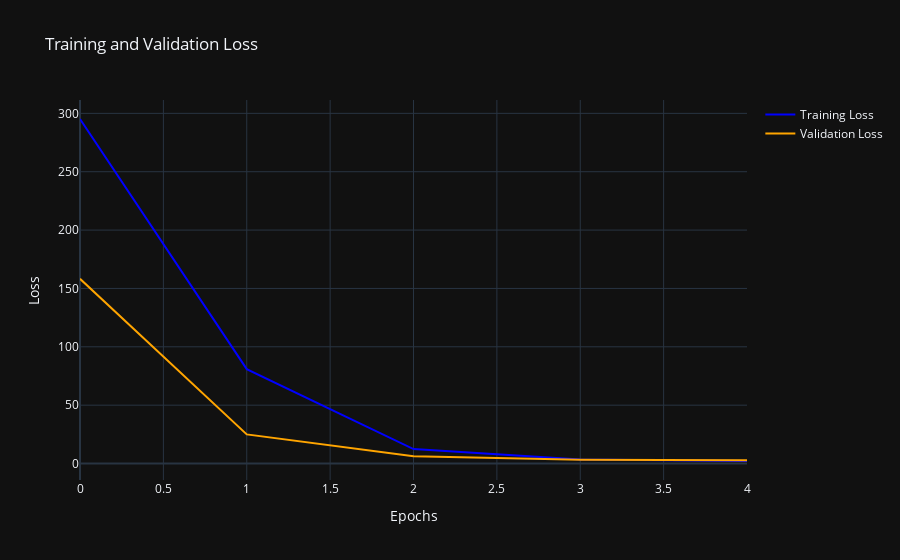
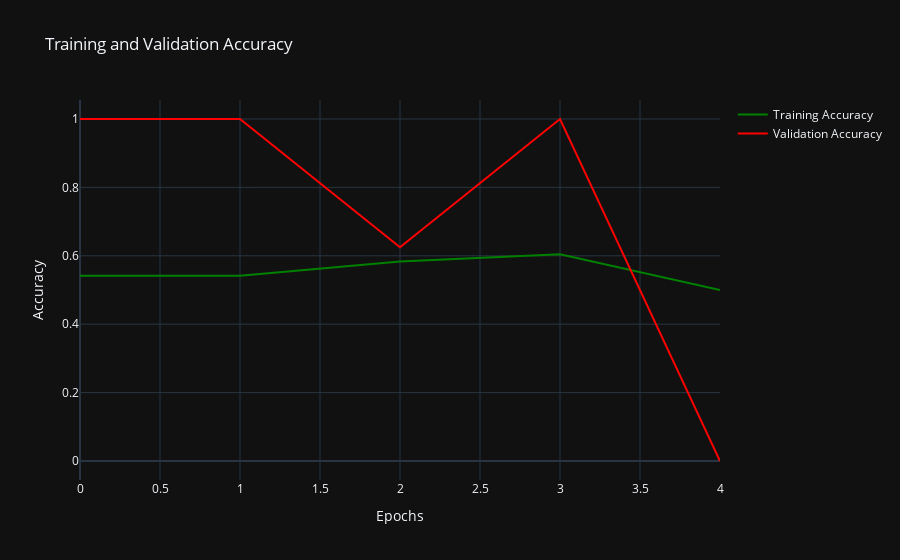

Notebook code cell kept with these figures, in order:
### Code cell
import plotly.graph_objects as go
import plotly.express as px



# Create a Plotly figure for loss
fig_loss = go.Figure()

fig_loss.add_trace(go.Scatter(x=history.epoch,
                             y=history.history['loss'],
                             mode='lines',
                             name='Training Loss',
                             line=dict(color='blue')))
fig_loss.add_trace(go.Scatter(x=history.epoch,
                             y=history.history['val_loss'],
                             mode='lines',
                             name='Validation Loss',
                             line=dict(color='orange')))

fig_loss.update_layout(title='Training and Validation Loss',
                      xaxis_title='Epochs',
                      yaxis_title='Loss',
                      template='plotly_dark')

# Create a Plotly figure for accuracy
fig_accuracy = go.Figure()

fig_accuracy.add_trace(go.Scatter(x=history.epoch,
                                 y=history.history['accuracy'],
                                 mode='lines',
                                 name='Training Accuracy',
                                 line=dict(color='green')))
fig_accuracy.add_trace(go.Scatter(x=history.epoch,
                                 y=history.history['val_accuracy'],
                                 mode='lines',
                                 name='Validation Accuracy',
                                 line=dict(color='red')))

fig_accuracy.update_layout(title='Training and Validation Accuracy',
                          xaxis_title='Epochs',
                          yaxis_title='Accuracy',
                          template='plotly_dark')

# Show the figures
fig_loss.show()
fig_accuracy.show()

### Figure 1 — Plotly figure (JSON) as saved in the notebook; plotly's stock layout.template omitted (floating-point values rounded to 4 significant figures)
{"data": [{"line": {"color": "blue"}, "mode": "lines", "name": "Training Loss", "type": "scatter", "x": [0, 1, 2, 3, 4], "y": [295.2, 80.89, 12.4, 3.557, 2.167]}, {"line": {"color": "orange"}, "mode": "lines", "name": "Validation Loss", "type": "scatter", "x": [0, 1, 2, 3, 4], "y": [158.3, 24.97, 6.333, 3.142, 2.714]}], "layout": {"title": {"text": "Training and Validation Loss"}, "xaxis": {"title": {"text": "Epochs"}}, "yaxis": {"title": {"text": "Loss"}}}}

### Figure 2 — Plotly figure (JSON) as saved in the notebook; plotly's stock layout.template omitted (floating-point values rounded to 4 significant figures)
{"data": [{"line": {"color": "green"}, "mode": "lines", "name": "Training Accuracy", "type": "scatter", "x": [0, 1, 2, 3, 4], "y": [0.5417, 0.5417, 0.5833, 0.6042, 0.5]}, {"line": {"color": "red"}, "mode": "lines", "name": "Validation Accuracy", "type": "scatter", "x": [0, 1, 2, 3, 4], "y": [1, 1, 0.625, 1, 0]}], "layout": {"title": {"text": "Training and Validation Accuracy"}, "xaxis": {"title": {"text": "Epochs"}}, "yaxis": {"title": {"text": "Accuracy"}}}}
